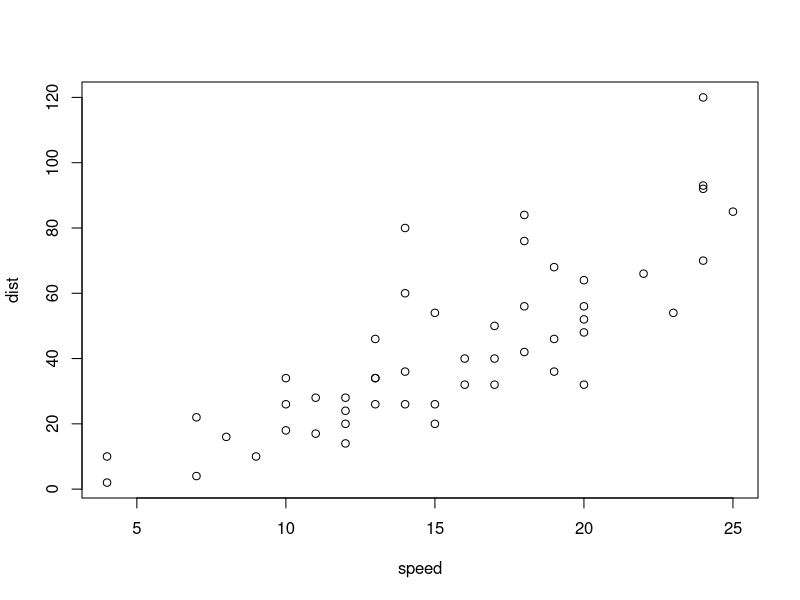
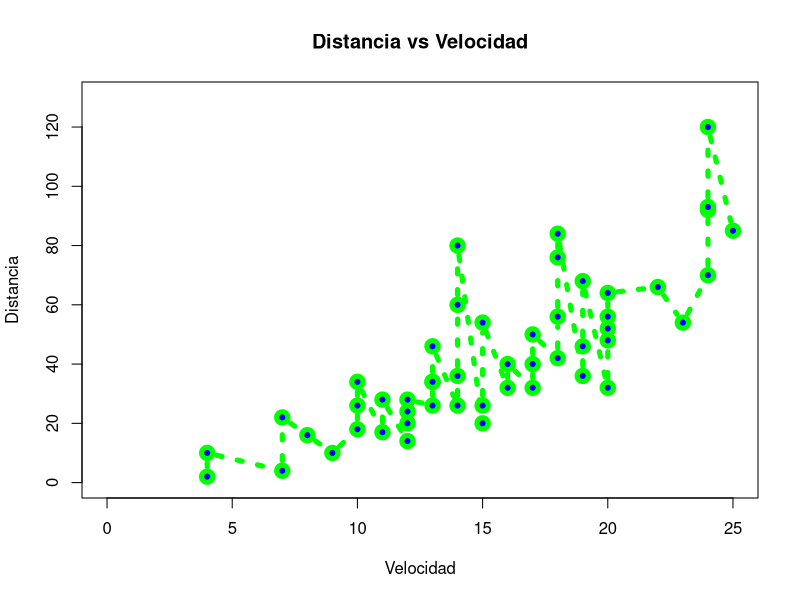
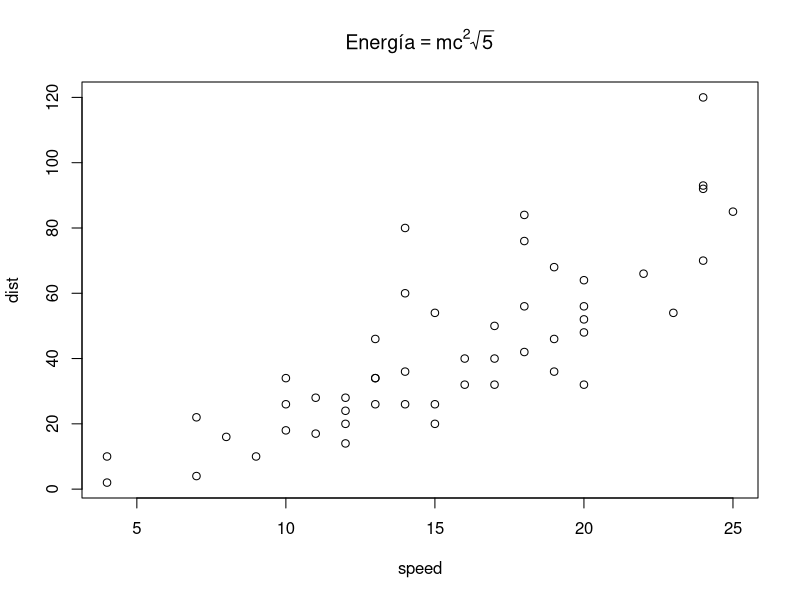
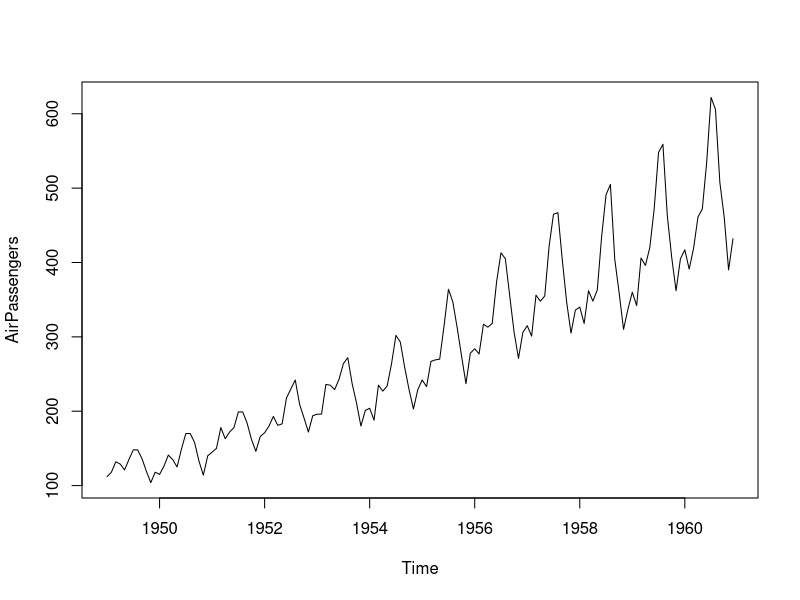
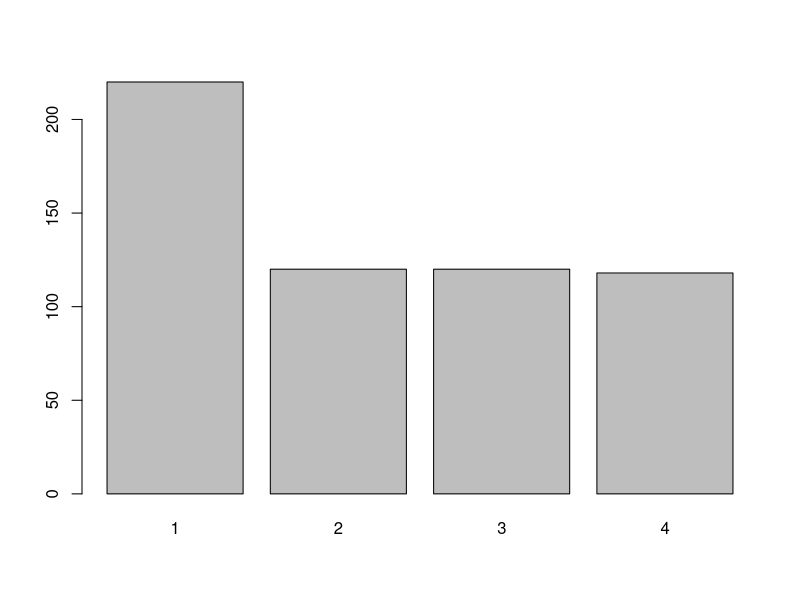
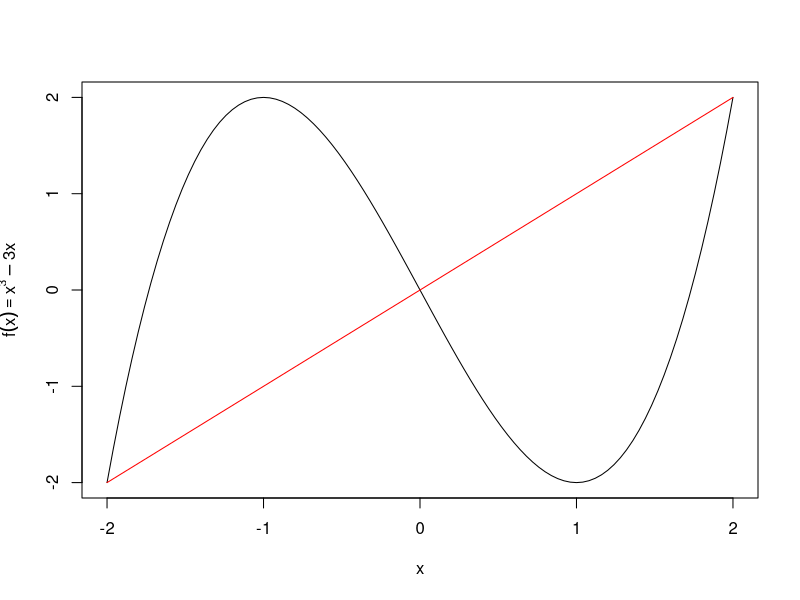
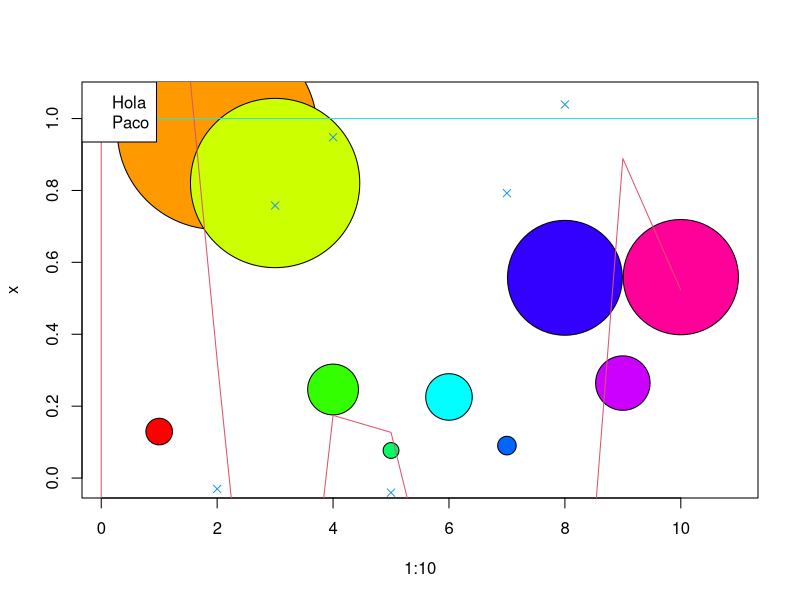
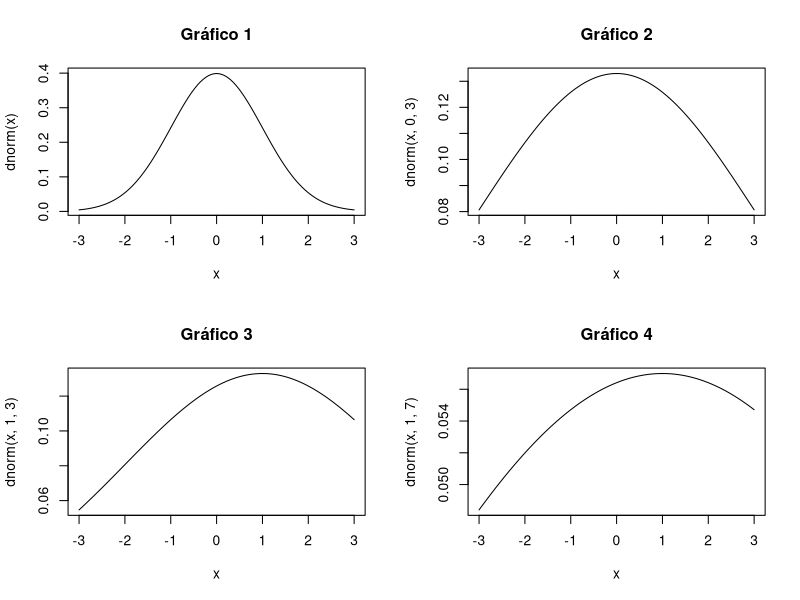

Write R code to recreate these figures, in order.
###############################################
################### F. PLOT ###################
###############################################

# DataFrame con dos columnas, x e y
plot(cars)

# control completo
plot(cars,  type = "b", # p, l, c, h, o, s...
            main = "Distancia vs Velocidad",
            xlab = "Velocidad", ylab = "Distancia",
            xlim = c(0, 25), ylim = c(0, 130),
            col = "green", 
            # puntos:
            pch = 21, # código de forma de los puntos
            bg = "blue", # color de fondo de punto
            cex = 1.5, # tamaño de los puntos
            lty = 3, # linea continua - discontinua
            lwd = 5) # grosor de la linea

# Añadir expresión matemática en la etiqueta de la leyenda
plot(cars,  main = expression(Energía == m * c^2 * sqrt(5)))

# Impresión de data frame matricial
plot(AirPassengers) 
class(AirPassengers) # tipo ts, especial configurado para ser impreso en gráfica

# Impresión de data frame con factores
plot(ChickWeight$Diet)

###############################################

# Vector de colores 
colors()

# Vector reducido de colores (8 coordenadas ciclicas)
palette()

# vector de colores del arcoiris
rainbow(20)



###############################################
################# F. AUXILIARES ###############
###############################################

# Función curve
curve(x^3 - 3*x, -2, 2, ylab = expression(f(x) == x^3-3*x))

# Superposición de funciones
curve(x+0, -2, 2, col = 'red', add = TRUE)

#----------------------------------------------

# función symbols
x <- runif(10)
symbols(1:10, x, circles = x, bg = rainbow(10))

#----------------------------------------------

# Función points, añade a gráfico existente
points(rnorm(10), pch=4, col=4)

# Función lines, añade a gráfico existente
lines(rnorm(10), lty=1, col=2)

# Abline, añade lineas horizontales - verticales
abline(v=0, h=1, col=c(5,2)) # linea horizontal y vertical

#----------------------------------------------

# Texto
text(-1.5, 0,"Función", pos=3, srt=45)

# Unir texto calculado
paste0('probabilidad=', 1-2*rnorm(1))

# Unir texto para fórmula
expression(group("[",list(0, 2*pi),"]"))

# Leyenda
legend(0, -0.5, c("Coseno", "Seno"), col = 2:3, lty = 1:2, lwd = 3)
legend('topleft', c("Hola", "Paco"))

#----------------------------------------------

# Multigráfica
par(mfrow=c(2,2)) # 2x2 rellenando por filas
curve(dnorm(x),       -3, 3, main='Gráfico 1')
curve(dnorm(x, 0, 3), -3, 3, main='Gráfico 2')
curve(dnorm(x, 1, 3), -3, 3, main='Gráfico 3')
curve(dnorm(x, 1, 7), -3, 3, main='Gráfico 4')

# 'par' te modifica los parametros gráficos por defecto

# Superposición de gráficas
par(new=TRUE)

#----------------------------------------------

# Crear un dispositivo gráfico
X11()

# Consulta de dispositivos gráficos activos
dev.list()

# Dispositivo activo
dev.cur()

# Establecer dispositivo activo
dev.set(2)

# Cerrar dispositivo actual
dev.off()

# Cerrar todos los dispositivos
graphics.off()

# Exportar gráfico a archivo
png('grafico.png')
pdf('grafico.pdf')



###############################################
################# HISTOGRAMA ##################
###############################################

# Para representación de datos tipo continuo
hist(rnorm(100))

# Información sobre el histograma
hist(rnorm(100),plot = FALSE)

# Modificación de amplitud de barras
hist(rnorm(100), breaks = 10)
hist(rnorm(100), breaks = c(seq(-4, 0, 0.1), seq(0.5, 4, 0.5)))

# Versión suavizada del histograma, para superponer
lines(density(rnorm(100)),col='blue')



###############################################
################# QQ-PLOT #####################
###############################################

# proporciona info sobre aproximación de datos a la normal
qqnorm(rnorm(100))

# Mientras más alineación, mejor aproximados están
qqline(rnorm(100))

# Contraste de hipótesis, para ver si se aproxima por normales
# Test de Kolmogorov Smirnov
ks.test(rnorm(100), pnorm, mean = mean(rnorm(100)), sd = sd(rnorm(100)))

# Test de Shapiro Wilks
shapiro.test(rnorm(100)) # Se acepta la hipótesis nula en ambos casos (p-valor)



###############################################
################# BOXPLOT #####################
###############################################

# Representación de datos tipo continuo
boxplot(rnorm(100)) # Los puntos exteriores son datos anomalos
# La caja son los cuartiles del 1 al 3
# La línea es la mediana, la amplitud es el rango de la variable

# Superposición en el histograma
hist(rnorm(1000))

par(new=TRUE) # Para que no se superponga la siguiente
boxplot(rnorm(1000), horizontal = TRUE, axes = FALSE)
